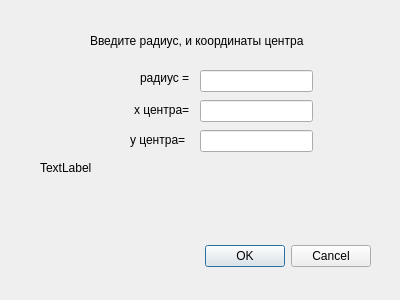
<?xml version="1.0" encoding="UTF-8"?>
<ui version="4.0">
 <class>InvertUsingCircleDialog</class>
 <widget class="QDialog" name="InvertUsingCircleDialog">
  <property name="geometry">
   <rect>
    <x>0</x>
    <y>0</y>
    <width>400</width>
    <height>300</height>
   </rect>
  </property>
  <property name="windowTitle">
   <string>Dialog</string>
  </property>
  <widget class="QDialogButtonBox" name="buttonBox">
   <property name="geometry">
    <rect>
     <x>30</x>
     <y>240</y>
     <width>341</width>
     <height>32</height>
    </rect>
   </property>
   <property name="orientation">
    <enum>Qt::Horizontal</enum>
   </property>
   <property name="standardButtons">
    <set>QDialogButtonBox::Cancel|QDialogButtonBox::Ok</set>
   </property>
  </widget>
  <widget class="QLineEdit" name="radius">
   <property name="geometry">
    <rect>
     <x>200</x>
     <y>70</y>
     <width>113</width>
     <height>22</height>
    </rect>
   </property>
   <property name="text">
    <string/>
   </property>
  </widget>
  <widget class="QLabel" name="label">
   <property name="geometry">
    <rect>
     <x>90</x>
     <y>20</y>
     <width>231</width>
     <height>41</height>
    </rect>
   </property>
   <property name="text">
    <string>Введите радиус, и координаты центра</string>
   </property>
  </widget>
  <widget class="QLabel" name="label_2">
   <property name="geometry">
    <rect>
     <x>140</x>
     <y>70</y>
     <width>55</width>
     <height>16</height>
    </rect>
   </property>
   <property name="text">
    <string>радиус =</string>
   </property>
  </widget>
  <widget class="QLineEdit" name="xCenter">
   <property name="geometry">
    <rect>
     <x>200</x>
     <y>100</y>
     <width>113</width>
     <height>22</height>
    </rect>
   </property>
  </widget>
  <widget class="QLineEdit" name="yCenter">
   <property name="geometry">
    <rect>
     <x>200</x>
     <y>130</y>
     <width>113</width>
     <height>22</height>
    </rect>
   </property>
  </widget>
  <widget class="QLabel" name="label_3">
   <property name="geometry">
    <rect>
     <x>134</x>
     <y>100</y>
     <width>61</width>
     <height>20</height>
    </rect>
   </property>
   <property name="text">
    <string>x центра=</string>
   </property>
  </widget>
  <widget class="QLabel" name="label_5">
   <property name="geometry">
    <rect>
     <x>130</x>
     <y>130</y>
     <width>61</width>
     <height>20</height>
    </rect>
   </property>
   <property name="text">
    <string>y центра=</string>
   </property>
  </widget>
  <widget class="QLabel" name="info">
   <property name="geometry">
    <rect>
     <x>40</x>
     <y>160</y>
     <width>311</width>
     <height>16</height>
    </rect>
   </property>
   <property name="text">
    <string>TextLabel</string>
   </property>
  </widget>
 </widget>
 <resources/>
 <connections>
  <connection>
   <sender>buttonBox</sender>
   <signal>accepted()</signal>
   <receiver>InvertUsingCircleDialog</receiver>
   <slot>accept()</slot>
   <hints>
    <hint type="sourcelabel">
     <x>248</x>
     <y>254</y>
    </hint>
    <hint type="destinationlabel">
     <x>157</x>
     <y>274</y>
    </hint>
   </hints>
  </connection>
  <connection>
   <sender>buttonBox</sender>
   <signal>rejected()</signal>
   <receiver>InvertUsingCircleDialog</receiver>
   <slot>reject()</slot>
   <hints>
    <hint type="sourcelabel">
     <x>316</x>
     <y>260</y>
    </hint>
    <hint type="destinationlabel">
     <x>286</x>
     <y>274</y>
    </hint>
   </hints>
  </connection>
 </connections>
</ui>
